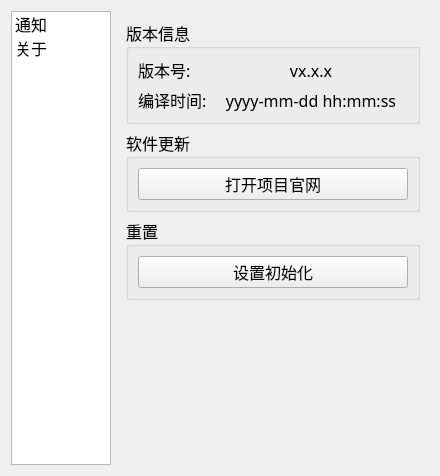
<?xml version="1.0" encoding="UTF-8"?>
<ui version="4.0">
 <class>SettingsWindow</class>
 <widget class="QWidget" name="SettingsWindow">
  <property name="geometry">
   <rect>
    <x>0</x>
    <y>0</y>
    <width>440</width>
    <height>410</height>
   </rect>
  </property>
  <property name="font">
   <font>
    <family>MiSans</family>
    <pointsize>12</pointsize>
   </font>
  </property>
  <property name="windowTitle">
   <string>Form</string>
  </property>
  <layout class="QHBoxLayout" name="horizontalLayout">
   <item>
    <widget class="QListWidget" name="LW_list">
     <property name="maximumSize">
      <size>
       <width>100</width>
       <height>16777215</height>
      </size>
     </property>
     <property name="font">
      <font>
       <family>MiSans</family>
       <pointsize>12</pointsize>
      </font>
     </property>
     <property name="styleSheet">
      <string notr="true"/>
     </property>
     <property name="selectionBehavior">
      <enum>QAbstractItemView::SelectRows</enum>
     </property>
     <property name="spacing">
      <number>5</number>
     </property>
     <item>
      <property name="text">
       <string>通知</string>
      </property>
     </item>
     <item>
      <property name="text">
       <string>关于</string>
      </property>
     </item>
    </widget>
   </item>
   <item>
    <widget class="QStackedWidget" name="SW_settings">
     <property name="currentIndex">
      <number>1</number>
     </property>
     <widget class="QWidget" name="page">
      <layout class="QVBoxLayout" name="verticalLayout_5">
       <item>
        <widget class="QGroupBox" name="groupBox_notice_select">
         <property name="title">
          <string>通知选择</string>
         </property>
         <layout class="QVBoxLayout" name="verticalLayout_4">
          <item>
           <widget class="QCheckBox" name="CB_notice_select_clock">
            <property name="text">
             <string>番茄钟到时间</string>
            </property>
           </widget>
          </item>
          <item>
           <widget class="QCheckBox" name="CB_notice_select_drink">
            <property name="text">
             <string>饮水达标</string>
            </property>
           </widget>
          </item>
         </layout>
        </widget>
       </item>
       <item>
        <widget class="QGroupBox" name="groupBox_notice_type">
         <property name="title">
          <string>通知类型</string>
         </property>
         <layout class="QVBoxLayout" name="verticalLayout_3">
          <item>
           <layout class="QHBoxLayout" name="horizontalLayout_9">
            <item>
             <widget class="QCheckBox" name="CB_notice_type_message_box">
              <property name="text">
               <string>弹窗通知</string>
              </property>
             </widget>
            </item>
            <item>
             <spacer name="horizontalSpacer_2">
              <property name="orientation">
               <enum>Qt::Horizontal</enum>
              </property>
              <property name="sizeHint" stdset="0">
               <size>
                <width>40</width>
                <height>20</height>
               </size>
              </property>
             </spacer>
            </item>
           </layout>
          </item>
          <item>
           <layout class="QHBoxLayout" name="horizontalLayout_8">
            <item>
             <widget class="QCheckBox" name="CB_notice_type_sys_notice">
              <property name="text">
               <string>消息通知</string>
              </property>
             </widget>
            </item>
            <item>
             <spacer name="horizontalSpacer_3">
              <property name="orientation">
               <enum>Qt::Horizontal</enum>
              </property>
              <property name="sizeHint" stdset="0">
               <size>
                <width>40</width>
                <height>20</height>
               </size>
              </property>
             </spacer>
            </item>
           </layout>
          </item>
          <item>
           <layout class="QHBoxLayout" name="horizontalLayout_7">
            <item>
             <widget class="QLabel" name="L_sys_notice_time">
              <property name="text">
               <string>-&gt; 停留时间：</string>
              </property>
             </widget>
            </item>
            <item>
             <widget class="QLineEdit" name="LE_sys_notice_time"/>
            </item>
            <item>
             <widget class="QLabel" name="L_sys_notice_time_s">
              <property name="text">
               <string>s</string>
              </property>
             </widget>
            </item>
           </layout>
          </item>
         </layout>
        </widget>
       </item>
       <item>
        <widget class="QGroupBox" name="groupBox">
         <property name="title">
          <string>自定义提醒内容</string>
         </property>
         <layout class="QVBoxLayout" name="verticalLayout_2">
          <item>
           <layout class="QHBoxLayout" name="horizontalLayout_4">
            <item>
             <widget class="QLabel" name="label_3">
              <property name="text">
               <string>工作到时：</string>
              </property>
             </widget>
            </item>
            <item>
             <widget class="QLineEdit" name="LE_custom_work_over_notify"/>
            </item>
           </layout>
          </item>
          <item>
           <layout class="QHBoxLayout" name="horizontalLayout_5">
            <item>
             <widget class="QLabel" name="label_4">
              <property name="text">
               <string>休息到时：</string>
              </property>
             </widget>
            </item>
            <item>
             <widget class="QLineEdit" name="LE_custom_rest_over_notify"/>
            </item>
           </layout>
          </item>
          <item>
           <layout class="QHBoxLayout" name="horizontalLayout_6">
            <item>
             <widget class="QLabel" name="label_5">
              <property name="text">
               <string>饮水达标：</string>
              </property>
             </widget>
            </item>
            <item>
             <widget class="QLineEdit" name="LE_custom_get_drink_goal_notify"/>
            </item>
           </layout>
          </item>
         </layout>
        </widget>
       </item>
      </layout>
     </widget>
     <widget class="QWidget" name="page_2">
      <layout class="QVBoxLayout" name="verticalLayout_7">
       <item>
        <widget class="QGroupBox" name="groupBox_2">
         <property name="title">
          <string>版本信息</string>
         </property>
         <layout class="QGridLayout" name="gridLayout" rowminimumheight="1,3">
          <item row="0" column="0">
           <widget class="QLabel" name="L_version_tips">
            <property name="maximumSize">
             <size>
              <width>70</width>
              <height>16777215</height>
             </size>
            </property>
            <property name="text">
             <string>版本号:</string>
            </property>
           </widget>
          </item>
          <item row="0" column="1">
           <widget class="QLabel" name="L_version">
            <property name="text">
             <string>vx.x.x</string>
            </property>
            <property name="alignment">
             <set>Qt::AlignCenter</set>
            </property>
           </widget>
          </item>
          <item row="1" column="0">
           <widget class="QLabel" name="L_build_time_tips">
            <property name="maximumSize">
             <size>
              <width>70</width>
              <height>16777215</height>
             </size>
            </property>
            <property name="text">
             <string>编译时间:</string>
            </property>
           </widget>
          </item>
          <item row="1" column="1">
           <widget class="QLabel" name="L_build_time">
            <property name="text">
             <string>yyyy-mm-dd hh:mm:ss</string>
            </property>
            <property name="alignment">
             <set>Qt::AlignCenter</set>
            </property>
           </widget>
          </item>
         </layout>
        </widget>
       </item>
       <item>
        <widget class="QGroupBox" name="groupBox_3">
         <property name="title">
          <string>软件更新</string>
         </property>
         <layout class="QVBoxLayout" name="verticalLayout_6">
          <item>
           <widget class="QPushButton" name="PB_project_url">
            <property name="text">
             <string>打开项目官网</string>
            </property>
           </widget>
          </item>
         </layout>
        </widget>
       </item>
       <item>
        <widget class="QGroupBox" name="groupBox_4">
         <property name="title">
          <string>重置</string>
         </property>
         <layout class="QVBoxLayout" name="verticalLayout">
          <item>
           <widget class="QPushButton" name="PB_reset_settings">
            <property name="text">
             <string>设置初始化</string>
            </property>
           </widget>
          </item>
         </layout>
        </widget>
       </item>
       <item>
        <spacer name="verticalSpacer">
         <property name="orientation">
          <enum>Qt::Vertical</enum>
         </property>
         <property name="sizeHint" stdset="0">
          <size>
           <width>20</width>
           <height>124</height>
          </size>
         </property>
        </spacer>
       </item>
      </layout>
     </widget>
    </widget>
   </item>
  </layout>
 </widget>
 <resources/>
 <connections/>
</ui>
